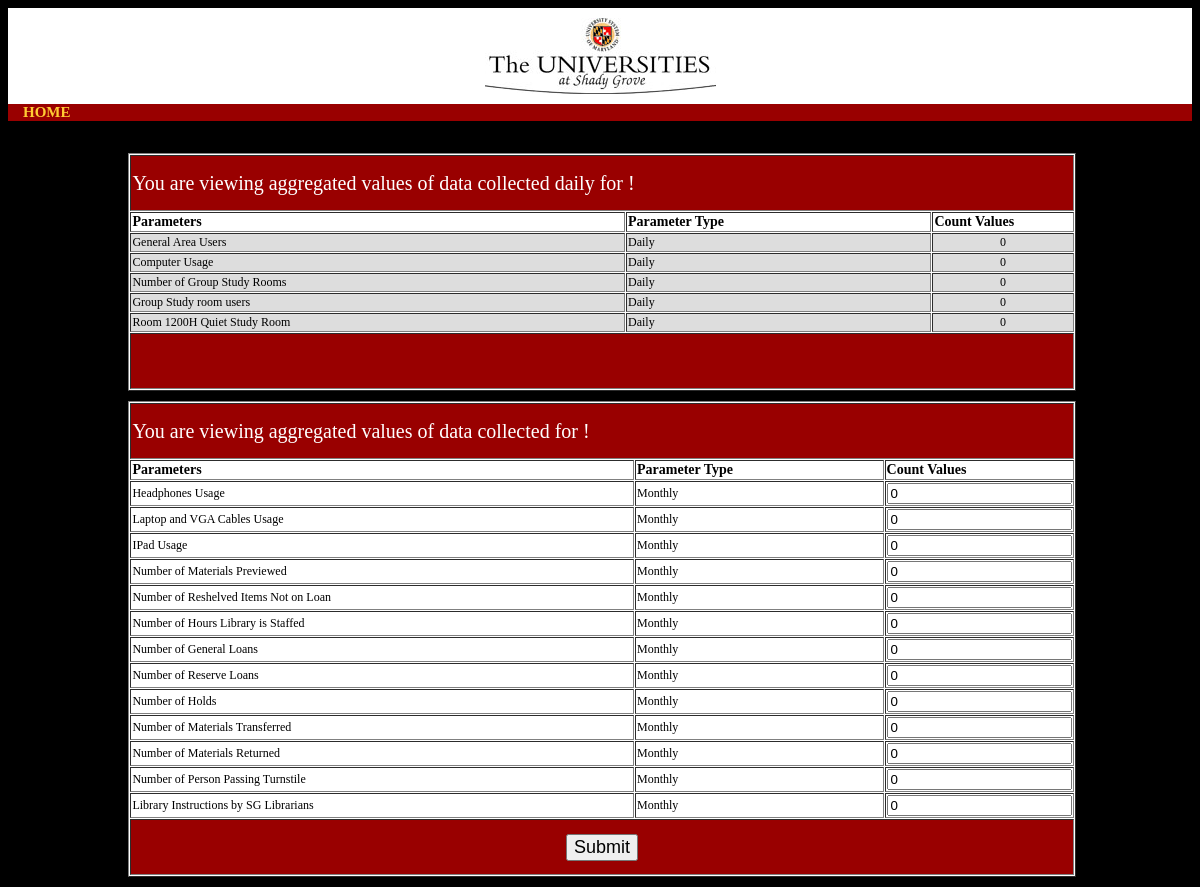
/edit_monthly_data_from_view.php, run on the app's committed database.
### tables this page shows
CREATE TABLE `parameter` (
  `p_id` int(10) NOT NULL,
  `p_name` varchar(45) NOT NULL,
  `p_item_code` varchar(45) default NULL,
  `p_type` varchar(45) NOT NULL,
  PRIMARY KEY  (`p_id`),
  UNIQUE KEY `p_item_code_UNIQUE` (`p_item_code`)
);

### edit_monthly_data_from_view.php (the view, shortened to what this page needs)
<!DOCTYPE html PUBLIC "-//W3C//DTD XHTML 1.0 Transitional//EN" "http://www.w3.org/TR/xhtml1/DTD/xhtml1-transitional.dtd">
<html xmlns="http://www.w3.org/1999/xhtml">
<head><!DOCTYPE html PUBLIC "-//W3C//DTD XHTML 1.0 Transitional//EN" "http://www.w3.org/TR/xhtml1/DTD/xhtml1-transitional.dtd">
<html xmlns="http://www.w3.org/1999/xhtml">
<head>
</head>
<body>
<?php
include('connect_to_shady_grove.php');
include('header.php')
?>
<?php
	$mydate = $_GET['month'];
	$time = strtotime($mydate);
	$month = date('n',$time);
	$year = date('Y',$time);
	$mydate1 = $year."-".$month."-"."01";
	$mydate2 = $year."-".$month."-"."31";
	$query = "SELECT
    			COUNT(p_name) AS count
			  FROM
    			parameter";
	$result = @mysqli_query ($dbc, $query);
	$row = mysqli_fetch_array($result, MYSQL_ASSOC);
	$param_count = $row['count']+1;
?>
<div align="center" style="border:2px solid #000; width:100%; height:100%; margin-top:20px">
<table width="80%" border="1" cellspacing="1" cellpadding="1" align="center" style="margin-top:10px; background-color:#FFF">
  <tr bgcolor="#990000" >
    <td height="52" colspan="<?php echo $param_count;?>"><div style="float:left" class="tabletitle">You are viewing aggregated values of data collected daily for <?php echo $mydate;?>!</div>
    </td>
  </tr>
  <tr style='font-size:14px'>
  	<td><b>Parameters</b></td>
    <td><b>Parameter Type</b></td>
    <td><b>Count Values</b></td>
  </tr>
  <?php
  	$query = "SELECT
    				p_id, p_name, p_type
			  FROM
    			parameter
			WHERE p_type = 'Daily'";
	$result = @mysqli_query ($dbc, $query);
	while($row = mysqli_fetch_array($result, MYSQL_ASSOC))
	{
		echo "<tr style='font-size:12px'>";
			echo "<td bgcolor='#DDDDDD' align='left'>".$row['p_name']."</td>";
			echo "<td bgcolor='#DDDDDD' align='left'>".$row['p_type']."</td>";
			$p_id = $row['p_id'];
				$query2 = "SELECT
							SUM(d_count) as COUNT
						FROM
							daily_data
						WHERE
							d_date
						BETWEEN
							\"$mydate1\" AND \"$mydate2\"
						AND
							p_id = $p_id";
				$result2 = @mysqli_query ($dbc, $query2);
				$row2 = mysqli_fetch_array ($result2, MYSQL_NUM);
				$count_value1 = ltrim($row2[0], "0");
				if ($count_value1 == NULL)
			{
				echo "<td bgcolor='#DDDDDD' align = 'center' width='15%'>0</td>";
			}
			else
			{
				echo "<td  bgcolor='#DDDDDD' align = 'center' width='15%'>".$count_value1."</td>";
			}
		echo "</tr>";
	}
  ?>
  <tr bgcolor="#990000" >
    <td height="52" colspan="<?php echo $param_count;?>"></td>
  </tr>
</table>
<form action="update_monthly_data_from_view.php" method="post">
<table width="80%" border="1" cellspacing="1" cellpadding="1" align="center" style="margin-top:10px; background-color:#FFF">
  <tr bgcolor="#990000" >
    <td height="52" colspan="<?php echo $param_count;?>"><div style="float:left" class="tabletitle">You are viewing aggregated values of data collected for <?php echo $mydate;?>!</div>
    </td>
  </tr>
  <tr style='font-size:14px'>
  	<td><b>Parameters</b></td>
    <td><b>Parameter Type</b></td>
    <td><b>Count Values</b></td>
  </tr>
  <?php
  	$query = "SELECT
    				p_id, p_name, p_type
			  FROM
    			parameter
				WHERE p_type = 'Monthly'";
	$result = @mysqli_query ($dbc, $query);
	while($row = mysqli_fetch_array($result, MYSQL_ASSOC))
	{
		echo "<tr style='font-size:12px'>";
			echo "<td align='left'>".$row['p_name']."</td>";
			echo "<td align='left'>".$row['p_type']."</td>";
			$p_id = $row['p_id'];
			$query1 = "SELECT
							m_count
						FROM
							monthly_data
						WHERE
							p_id = $p_id
						AND	month_id = $month
						AND m_year = $year";
			$result1 = @mysqli_query ($dbc, $query1);
			if (mysqli_num_rows($result1) == "1")
			{
				$row1 = mysqli_fetch_array ($result1, MYSQL_NUM);
				$count_value = ltrim($row1[0], "0");
				echo "<td align = 'center' width='15%'><input type = 'text' name ='".$p_id."' value = '".$count_value."'></td>";
			}
			else
			{
				echo "<td align = 'center' width='15%'><input type = 'text' name ='".$p_id."' value = '0'></td>";
			}
		echo "</tr>";
		}
  ?>
  <tr bgcolor="#990000" >
    <td height="52" colspan="<?php echo $param_count;?>"><div align="center" class="tabletitle">
     <input type="submit" style="font-size:18px" name="submit" value="Submit" />
    </div></td>
  </tr>
</table>
</form>
</div>
</body>
</html>

### edit_monthly_data_from_view.php (style rules this page uses)
.tabletitle { font-size: 20px; color:#FFF; }

### data on the page
parameter: p_name "General Area Users", p_type "Daily"
parameter: p_name "Computer Usage", p_type "Daily"
parameter: p_name "Number of Group Study Rooms", p_type "Daily"
parameter: p_name "Group Study room users", p_type "Daily"
parameter: p_name "Room 1200H Quiet Study Room", p_type "Daily"
parameter: p_name "Headphones Usage", p_type "Monthly"
parameter: p_name "Laptop and VGA Cables Usage", p_type "Monthly"
parameter: p_name "IPad Usage", p_type "Monthly"
parameter: p_name "Number of Materials Previewed", p_type "Monthly"
parameter: p_name "Number of Reshelved Items Not on Loan", p_type "Monthly"
parameter: p_name "Number of Hours Library is Staffed", p_type "Monthly"
parameter: p_name "Number of General Loans", p_type "Monthly"
parameter: p_name "Number of Reserve Loans", p_type "Monthly"
parameter: p_name "Number of Holds", p_type "Monthly"
parameter: p_name "Number of Materials Transferred", p_type "Monthly"
parameter: p_name "Number of Materials Returned", p_type "Monthly"
parameter: p_name "Number of Person Passing Turnstile", p_type "Monthly"
parameter: p_name "Library Instructions by SG Librarians", p_type "Monthly"
